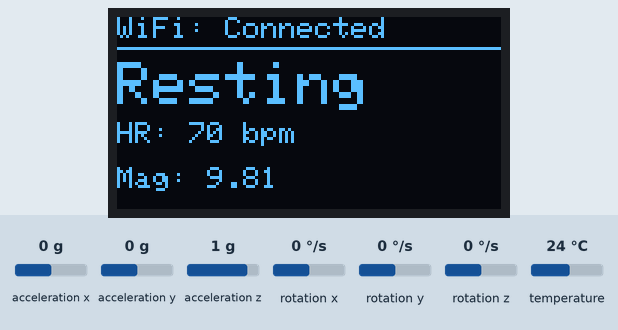
Simulated run of this program. Board: ESP32. Parts: 128×64 one-colour display. Inputs (shaded band) come from the test bench; at power-on: acceleration x 0 g, acceleration y 0 g, acceleration z 1 g, rotation x 0 °/s, rotation y 0 °/s, rotation z 0 °/s, temperature 24 °C. WiFi joins after 1.5 s; servers stay silent unless stated; what the program prints to the serial monitor is not drawn.

Above: at 2.7 s.
2.8 s: acceleration x set to -1.4 g
At 2.93 s:
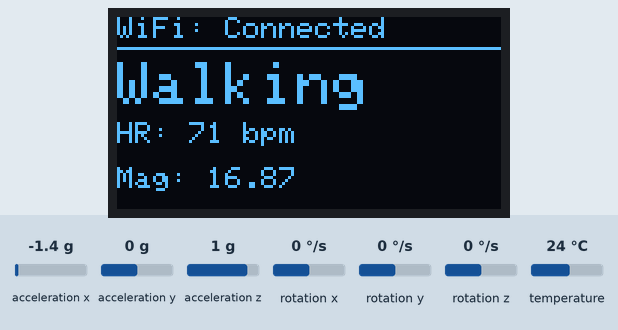
4.7 s: acceleration y set to -1.4 g
At 4.85 s:
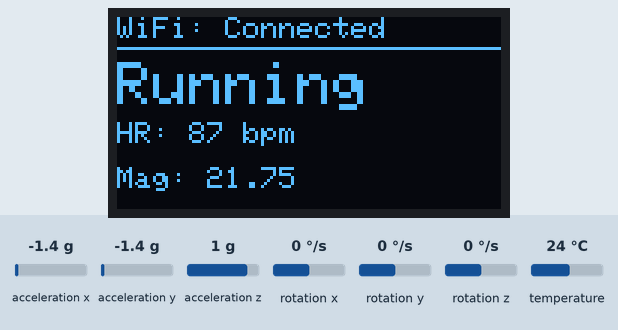
6.6 s: acceleration z set to -1.4 g
At 6.77 s:
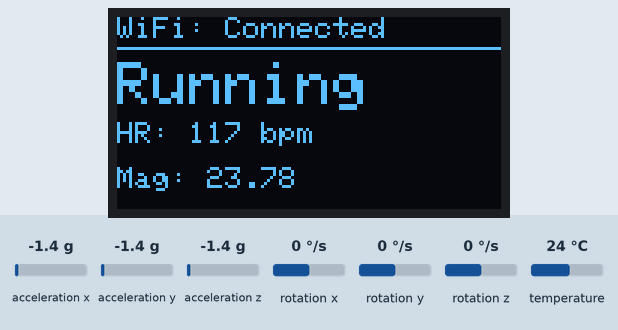
8.2 s: acceleration x set to -0.8 g
At 9.8 s:
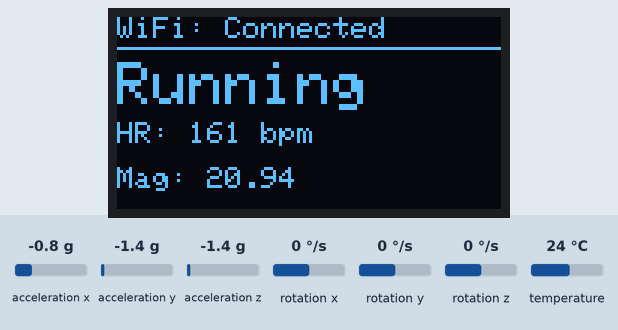
Timing chart, 0 to 10.7 s (numbered marks = the images above; inputs shaded):
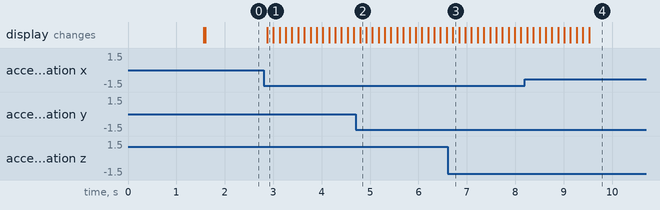

The program:

main.cpp
```cpp
#include <Arduino.h>
#include <Wire.h>
#include <Adafruit_GFX.h>
#include <Adafruit_SSD1306.h>
#include <Adafruit_MPU6050.h>
#include <Adafruit_Sensor.h>
#include <WiFi.h>
#include <HTTPClient.h>

const char* apiKey = "ISIRPZHOAVGD11FF";
const char* server = "http://api.thingspeak.com";

const char* ssid = "Wokwi-GUEST";
const char* password = "";

#define SCREEN_WIDTH 128
#define SCREEN_HEIGHT 64
Adafruit_SSD1306 display(SCREEN_WIDTH, SCREEN_HEIGHT, &Wire, -1);

Adafruit_MPU6050 mpu;

String activityState = "Idle";
int activityCode = 0;
int heartRate = 70;


void updateDisplay(float ax, float ay, float az);
void classifyActivity(float magnitude);
void simulateHeartRate(String state);
void sendToThingSpeak();
void setup_wifi();

void setup() {
  Serial.begin(115200);

  setup_wifi();
  Wire.begin(21, 22);

  if(!display.begin(SSD1306_SWITCHCAPVCC, 0x3C)) {
    Serial.println(F("SSD1306 failed"));
    for(;;);
  }
  display.clearDisplay();
  display.setTextColor(SSD1306_WHITE);
  display.println("Connecting Sensor...");
  display.display();
  if (!mpu.begin()) {
    Serial.println("Failed to find MPU6050 chip! Check wiring.");
    while (1) delay(10);
  }

  Serial.println("MPU6050 Found!");
  mpu.setAccelerometerRange(MPU6050_RANGE_8_G);
  mpu.setFilterBandwidth(MPU6050_BAND_21_HZ);
}

void loop() {
  sensors_event_t a, g, temp;
  mpu.getEvent(&a, &g, &temp);

  float magnitude = sqrt(a.acceleration.x * a.acceleration.x +
                         a.acceleration.y * a.acceleration.y +
                         a.acceleration.z * a.acceleration.z);

  classifyActivity(magnitude);
  simulateHeartRate(activityState);
  updateDisplay(a.acceleration.x, a.acceleration.y, a.acceleration.z);

  static unsigned long lastTimer = 0;
  if (millis() - lastTimer > 15000) {
    lastTimer = millis();
    sendToThingSpeak();
  }

  delay(100);
}

void classifyActivity(float magnitude) {
  if (magnitude < 11.0 && magnitude > 9.0) {
    activityState = "Resting";
    activityCode = 0;
  } else if (magnitude >= 11.0 && magnitude < 18.0) {
    activityState = "Walking";
    activityCode = 1;
  } else if (magnitude >= 18.0) {
    activityState = "Running";
    activityCode = 2;
  }
}

void simulateHeartRate(String state) {
  if (state == "Resting") {
    if (heartRate > 70) heartRate--;
  } else if (state == "Walking") {
    if (heartRate < 100) heartRate++;
    else if (heartRate > 100) heartRate--;
  } else if (state == "Running") {
    if (heartRate < 160) heartRate += 2;
  }
}

void updateDisplay(float ax, float ay, float az) {
  display.clearDisplay();
  display.setTextSize(1);
  display.setCursor(0,0);
  display.print("WiFi: Connected");
  display.drawLine(0, 10, 128, 10, SSD1306_WHITE);
  display.setTextSize(2);
  display.setCursor(0, 15);
  display.println(activityState);
  display.setTextSize(1);
  display.setCursor(0, 35);
  display.print("HR: "); display.print(heartRate); display.println(" bpm");
  display.setCursor(0, 50);
  display.print("Mag: "); display.print(sqrt(ax*ax + ay*ay + az*az));
  display.display();
}

void setup_wifi() {
  delay(10);
  Serial.println();
  Serial.print("Connecting to ");
  Serial.println(ssid);
  WiFi.begin(ssid, password);
  while (WiFi.status() != WL_CONNECTED) {
    delay(500); Serial.print(".");
  }
  Serial.println(" WiFi Connected!");
}

void sendToThingSpeak() {
  if (WiFi.status() == WL_CONNECTED) {
    HTTPClient http;
    String url = String(server) + "/update?api_key=" + String(apiKey) +
                 "&field1=" + String(activityCode) +
                 "&field2=" + String(heartRate);
    http.begin(url);
    int httpCode = http.GET();
    if (httpCode > 0) Serial.println("ThingSpeak Sent: OK");
    else Serial.println("ThingSpeak Error");
    http.end();
  }
}
```

Measured:
- after the input at 2.8 s, the display: changes after 0.07 s (image 1)
- after the input at 4.7 s, the display: changes after 0.09 s (image 2)
